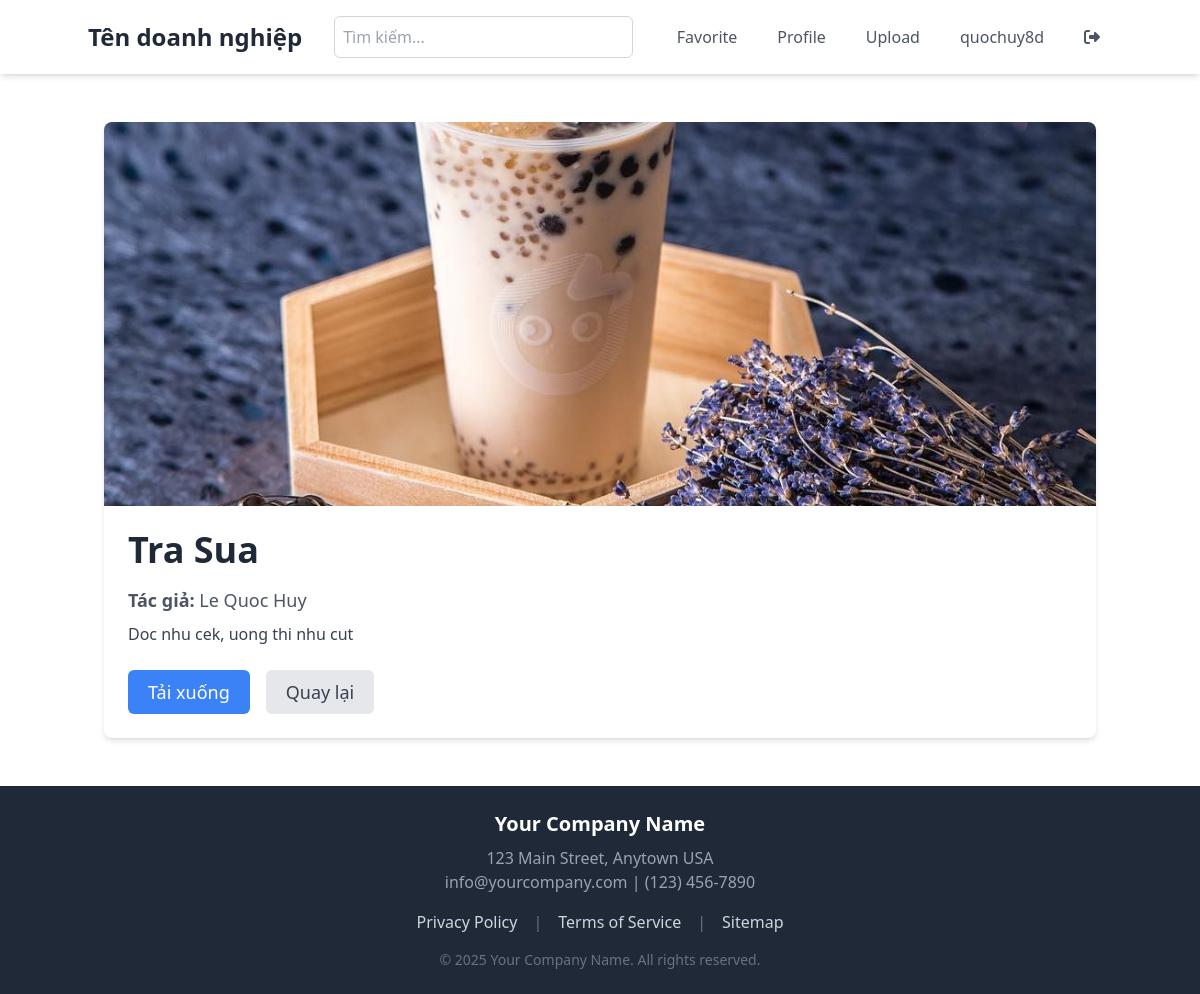
/document/2/ (signed in), run on the app's committed database.
### app/models.py (models this page shows, shortened)
class Document(models.Model):
    title = models.CharField(max_length=255, blank=True)
    author = models.CharField(max_length=255, blank=True)
    description = models.TextField(blank=True)
    image = models.ImageField(upload_to='data/images/')
    document = models.FileField(upload_to='data/documents/')
    uploaded_at = models.DateTimeField(auto_now_add=True)
    favorited_by = models.ManyToManyField(User, related_name='favorite_documents', blank=True)

### app/views.py (the view)
# urls.py: path('document/<int:document_id>/', DocumentDetailPage, name='document-detail'),
def DocumentDetailPage(request, document_id):
    document = get_object_or_404(Document, id=document_id)
    context = {
        'document': document
    }
    return render(request, 'DocumentDetailPage.html', context)

### app/templates/DocumentDetailPage.html (shortened to what this page needs)
{% extends 'Base.html' %}
{% block content %}
<div class="container mx-auto mt-8 p-4">
    <div class="bg-white rounded-lg shadow-md overflow-hidden">
        <img src="{{ document.image.url }}" alt="Document Image" class="w-full h-96 object-cover">
        <div class="p-6">
            <h1 class="text-4xl font-bold text-gray-800 mb-4">{{ document.title }}</h1>
            <p class="text-lg text-gray-600 mb-2"><strong>Tác giả:</strong> {{ document.author }}</p>
            <p class="text-md text-gray-700 mb-6">{{ document.description }}</p>
            <div class="flex justify-start space-x-4">
                <a href="{{ document.document.url }}" download class="text-white bg-blue-500 hover:bg-blue-600 px-5 py-2 rounded-md text-lg transition duration-300">Tải xuống</a>
                <a href="{% url 'home' %}" class="text-gray-700 bg-gray-200 hover:bg-gray-300 px-5 py-2 rounded-md text-lg transition duration-300">Quay lại</a>
            </div>
        </div>
    </div>
</div>
{% endblock %}

### app/templates/components/layout/Navbar.html (shortened to what this page needs)
{% load static %}
<nav class="bg-white p-4 shadow-md">
    <div class="container mx-auto flex justify-between items-center">
        <a href="{% url 'home' %}" class="text-2xl font-bold text-gray-800 mr-8">Tên doanh nghiệp</a>
        {% if user.is_authenticated %}
        <div class="hidden md:flex flex-grow max-w-md relative">
            <input type="text" id="search-input" placeholder="Tìm kiếm..." class="w-full p-2 border border-gray-300 rounded-md focus:outline-none focus:ring-2 focus:ring-blue-500">
        </div>
        {% endif %}
        <div class="hidden md:flex space-x-4 ml-8">
            {% if user.is_authenticated %}
                <a href="{% url 'favorites' %}" class="text-gray-600 hover:text-gray-800 px-3 py-2 rounded-md hover:bg-gray-100 transition duration-300">Favorite</a>
                <a href="{% url 'profile' %}" class="text-gray-600 hover:text-gray-800 px-3 py-2 rounded-md hover:bg-gray-100 transition duration-300">Profile</a>
                <a href="{% url 'upload' %}" class="text-gray-600 hover:text-gray-800 px-3 py-2 rounded-md hover:bg-gray-100 transition duration-300">Upload</a>
                <a href="#" class="text-gray-600 hover:text-gray-800 px-3 py-2 rounded-md hover:bg-gray-100 transition duration-300">{{ user.username }}</a>
                <a href="{% url 'logout' %}" class="text-gray-600 hover:text-gray-800 px-3 py-2 rounded-md hover:bg-gray-100 transition duration-300"><i class="fas fa-sign-out-alt"></i></a>
            {% else %}
                <a href="{% url 'login' %}" class="text-gray-600 hover:text-gray-800 px-3 py-2 rounded-md hover:bg-gray-100 transition duration-300">Login</a>
            {% endif %}
        </div>
    </div>
</nav>

### data on the page
Document: image (picture), title "Tra Sua", author "Le Quoc Huy", description "Doc nhu cek, uong thi nhu cut"

### other printed values
{{ user.username }} "quochuy8d"
